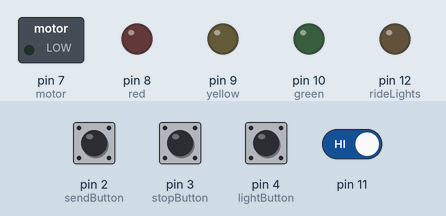
A sketch run on a simulated Arduino Uno, built with avr-gcc and run on an emulated ATmega328P. On the bench: switched loads named in the sketch (green lamp = pin HIGH), output pins drawn as LEDs (lit = HIGH). The test bench sets the inputs (shaded band); at power-on: pin 11 HIGH, pin 2 (sendButton), pin 3 (stopButton), pin 4 (lightButton) LOW.

Above: at 1.2 s.
1.3 s: pin 3 (stopButton) pulled HIGH for 0.15 s
At 2.3 s:
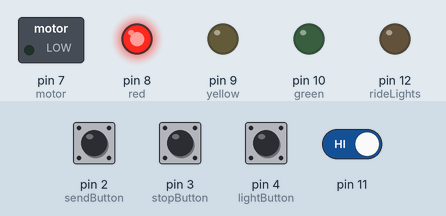
3.0 s: pin 4 (lightButton) pulled HIGH for 0.15 s
At 3.6 s:
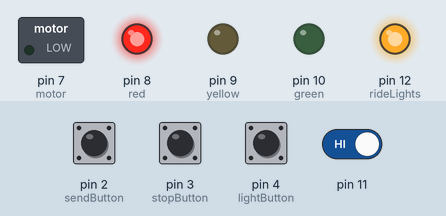
4.7 s: pin 11 driven LOW
At 5.9 s:
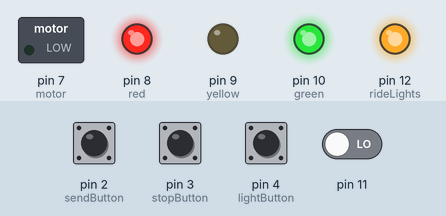
6.2 s: pin 2 (sendButton) pulled HIGH for 0.15 s
At 7.6 s:
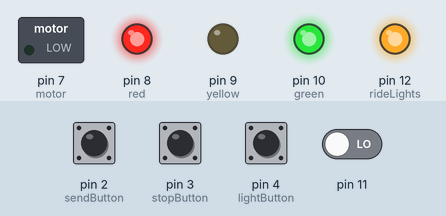
7.9 s: pin 3 (stopButton) pulled HIGH for 1 s
At 8.7 s:
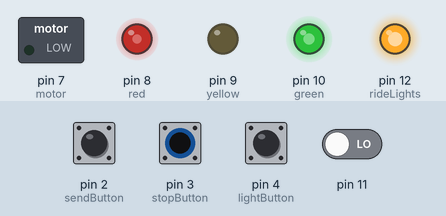
10.4 s: pin 4 (lightButton) pulled HIGH for 1 s
At 12.5 s:
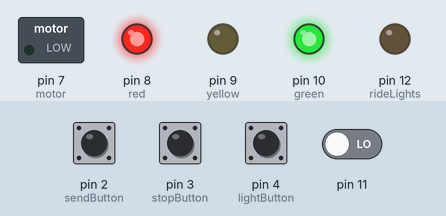
Timing chart, 0 to 13.9 s (numbered marks = the images above; inputs shaded):
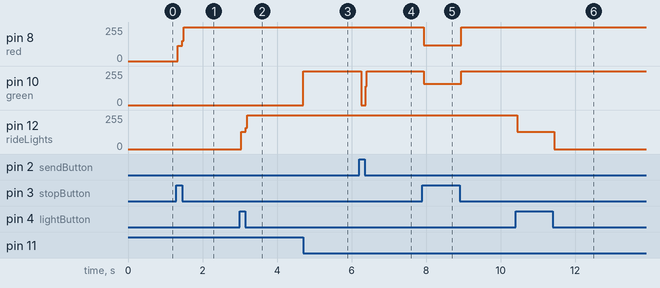

Measured:
- after the input at 1.3 s, pin 8 (red): 0/255 → 116/255 at once, → 255/255 0.12 s later
- after the input at 3.0 s, pin 12 (rideLights): 0/255 → 128/255 at once, → 255/255 0.12 s later
- after the input at 4.7 s, pin 10 (green): 0/255 → 255/255 at once
- after the input at 6.2 s, pin 10 (green): 255/255 → 0/255 after 0.05 s, → 255/255 0.12 s later
- after the input at 7.9 s, pin 8 (red): 255/255 → 119/255 at once, → 255/255 1.0 s later; pin 10 (green): 255/255 → 161/255 at once, → 255/255 1.0 s later
- after the input at 10.4 s, pin 12 (rideLights): 255/255 → 128/255 at once, → 0/255 1.0 s later

The sketch:

coasterLogic.ino
```cpp
boolean carIsBack = true;
int green = 10;
int yellow = 9;
int red = 8;
int rideLights = 12;
int motor = 7;
int stopButton = 3;
int sendButton = 2;
int lightButton = 4;
bool lightsOn = false;
bool halted  = false;
void setup() {
  Serial.begin(9600);//serial transmits 9600
  // outputs:
  pinMode(green, OUTPUT);
  pinMode(yellow, OUTPUT);
  pinMode(red, OUTPUT);
  pinMode(rideLights, OUTPUT);
  pinMode(motor, OUTPUT);
  //Inputs
  pinMode(stopButton, INPUT);
  pinMode(sendButton, INPUT);
  pinMode(lightButton, INPUT);
  pinMode(11, INPUT);
}

void loop() {

  if (digitalRead(sendButton)) {
    sendCar();
  }

  if (digitalRead(stopButton)) {
    halt();
  }

  if (digitalRead(lightButton)) {
    lightToggle();
  }
  //delay(200);
  if (digitalRead(11) == LOW) {
    carReturned();
  }

}

//This function toggles the ride lights on and off
void lightToggle() {
  lightsOn = !lightsOn;
  if (lightsOn) {
    digitalWrite(rideLights, HIGH);
  }
  else {
    digitalWrite(rideLights, LOW);
  }
}

void halt() {
  halted = !halted;
  if (halted) {
    digitalWrite(green, LOW);
    digitalWrite(yellow, LOW);
    digitalWrite(red, HIGH);

    digitalWrite(motor, LOW);
  }
  else {
    digitalWrite(red, LOW);
  }

}

void sendCar() {
  carIsBack = false;
  digitalWrite(green, LOW);
  digitalWrite(yellow, HIGH);
  for (int i = 0; i < 400; i++) {
    if (digitalRead(stopButton)) {
      halt();
    }
    if (!halted) {
      digitalWrite(motor, HIGH);
      delay(10);
    }
    else if (halted) {
      digitalWrite(motor, LOW);
      digitalWrite(red, HIGH);
      digitalWrite(yellow, LOW);
    }
  }
  digitalWrite(motor, LOW);

}

void carReturned() {
  digitalWrite(yellow, LOW);
  digitalWrite(green, HIGH);
  carIsBack = true;
}
```
